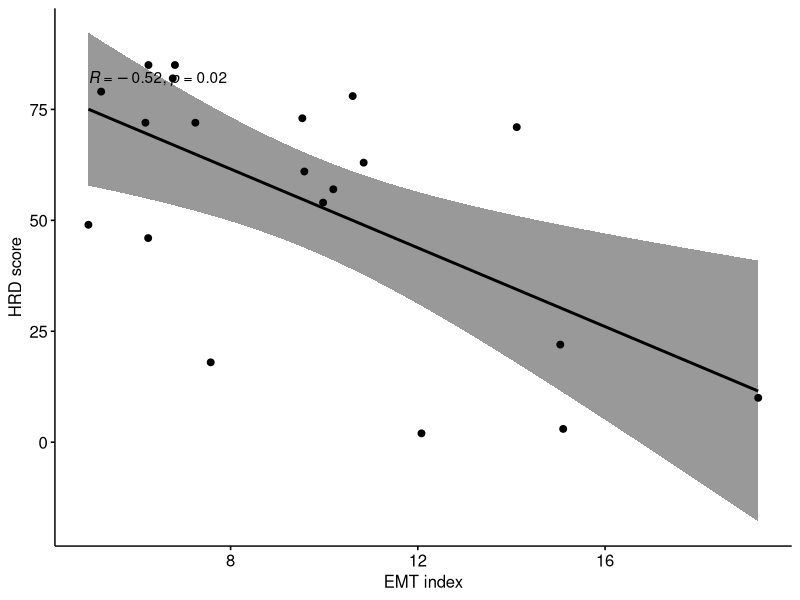

R code for this plot:
library(ggpubr)
library(dplyr)
library(rstatix)

dat <- read.csv("EMT_HRD.csv", header=TRUE, row.names=1)

# Draw Scatterplot
pdf("EMT-index_HRD_scatterplot.pdf")
ggscatter(dat, x="EMT.index", y="HRDsum", add="reg.line", conf.int=TRUE, cor.coef=TRUE, cor.method="spearman", xlab="EMT index", ylab="HRD score")
dev.off()

